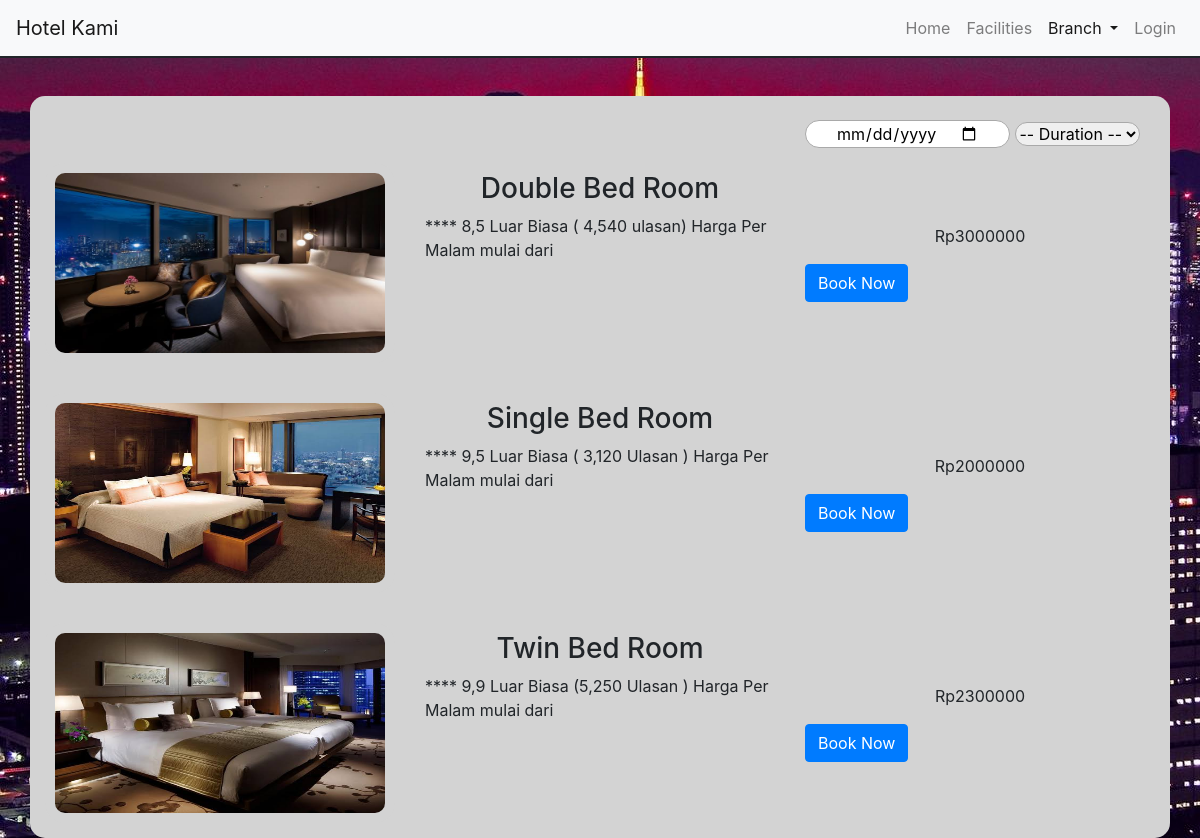
/users/japan.php, run on the app's committed database.
### tables this page shows
CREATE TABLE `japan` (
  `kode_kamar` char(4) NOT NULL,
  `image` varchar(100) NOT NULL,
  `tipe_kamar` varchar(100) NOT NULL,
  `deskripsi` varchar(500) NOT NULL,
  `harga` int(11) NOT NULL
);

### users/japan.php (the view, shortened to what this page needs)
<?php
include "../koneksi.php";
$sql="SELECT * FROM japan";
$result=mysqli_query($koneksi, $sql);
$username="";
$username1=$_SESSION["name"];
?>
<!DOCTYPE html>
<html>
    <head>
        <link href="../css/bootstrap.min.css" type="text/css" rel="stylesheet">
    </head>
    <body>
        <nav class="navbar navbar-expand-lg navbar-light bg-light fixed-top" style="border-bottom:2px solid ">
            <a class="navbar-brand" href="index.php">Hotel Kami</a>
            <div class="collapse navbar-collapse" id="navbarNav">
                <ul class="navbar-nav ml-auto">
                    <li class="nav-item">
                        <a class="nav-link" href="../index.php">Home <span class="sr-only">(current)</span></a>
                    </li>
                    <li class="nav-item">
                        <a class="nav-link" href="facilities.html">Facilities</a>
                    </li>
                    <li class="nav-item dropdown active">
                        <a class="nav-link dropdown-toggle" href="#" role="button" data-toggle="dropdown" aria-expanded="false">
                        Branch
                        </a>
                    </li>
                    <?php
                    if ($username==$username1){
                        echo '<li class="nav-item">
                        <a class="nav-link" href="login.php">Login</a>
                        </li>';
                    }
                    ?>
                </ul>
            </div>
        </nav>
        <br><br><br><br>
        <form action="review.php" method="post">
            <div class="container" style="background-color:lightgrey; border-radius:15px;">
                <div class="row">
                    <div class="col"></div>
                    <div class="col"></div>
                    <div class="col">
                        <br>
                        <input type="date" name="cekin" style="border:1px solid darkgrey; border-radius:30px; padding-left:30px; padding-right:30px;" required>
                        <select style="border:1px solid darkgrey; border-radius:30px;" name="duration" id="duration">
                            <option value="" selected disabled>-- Duration --</option>
                        </select>
                    </div>
                </div>
                <?php while($row=mysqli_fetch_assoc($result)) : ?>
                <div class="row">
                    <div class="col-sm">
                        <img class="img-fluid" src="../img/<?php echo $row["image"];?>" style="margin-top:15px; margin-bottom:15px; padding:10px;padding-top:10px; background-color:lightgrey;border:0; border-radius:20px; width:400px; height:200px;  ">
                    </div>
                    <div class="col-sm">
                        <br>
                        <h3 class="text-center"><?php echo $row["tipe_kamar"];?></h3>
                        <div><?php echo $row["deskripsi"];?></div>
                    </div>
                    <div class="col align-self-center">
                        <p class="text-center">Rp<?php echo $row["harga"];?></p>
                        <button class="btn btn-primary" type="submit" value="<?php echo $row["kode_kamar"];?>" name="booknow">Book Now</button>
                    </div>
                </div>
                <?php endwhile; ?>
            </div>
        </form>
    </body>
</html>

### users/japan.php (style rules this page uses)
body { background-image:url(../img/bgjapan.jpg); }

### data on the page
japan: image (picture), tipe_kamar "Double Bed Room", deskripsi "**** 8,5 Luar Biasa ( 4,540 ulasan) Harga Per Malam mulai dari", harga "3000000"
japan: image (picture), tipe_kamar "Single Bed Room", deskripsi "**** 9,5 Luar Biasa ( 3,120 Ulasan ) Harga Per Malam mulai dari", harga "2000000"
japan: image (picture), tipe_kamar "Twin Bed Room", deskripsi "**** 9,9 Luar Biasa (5,250 Ulasan ) Harga Per Malam mulai dari", harga "2300000"
